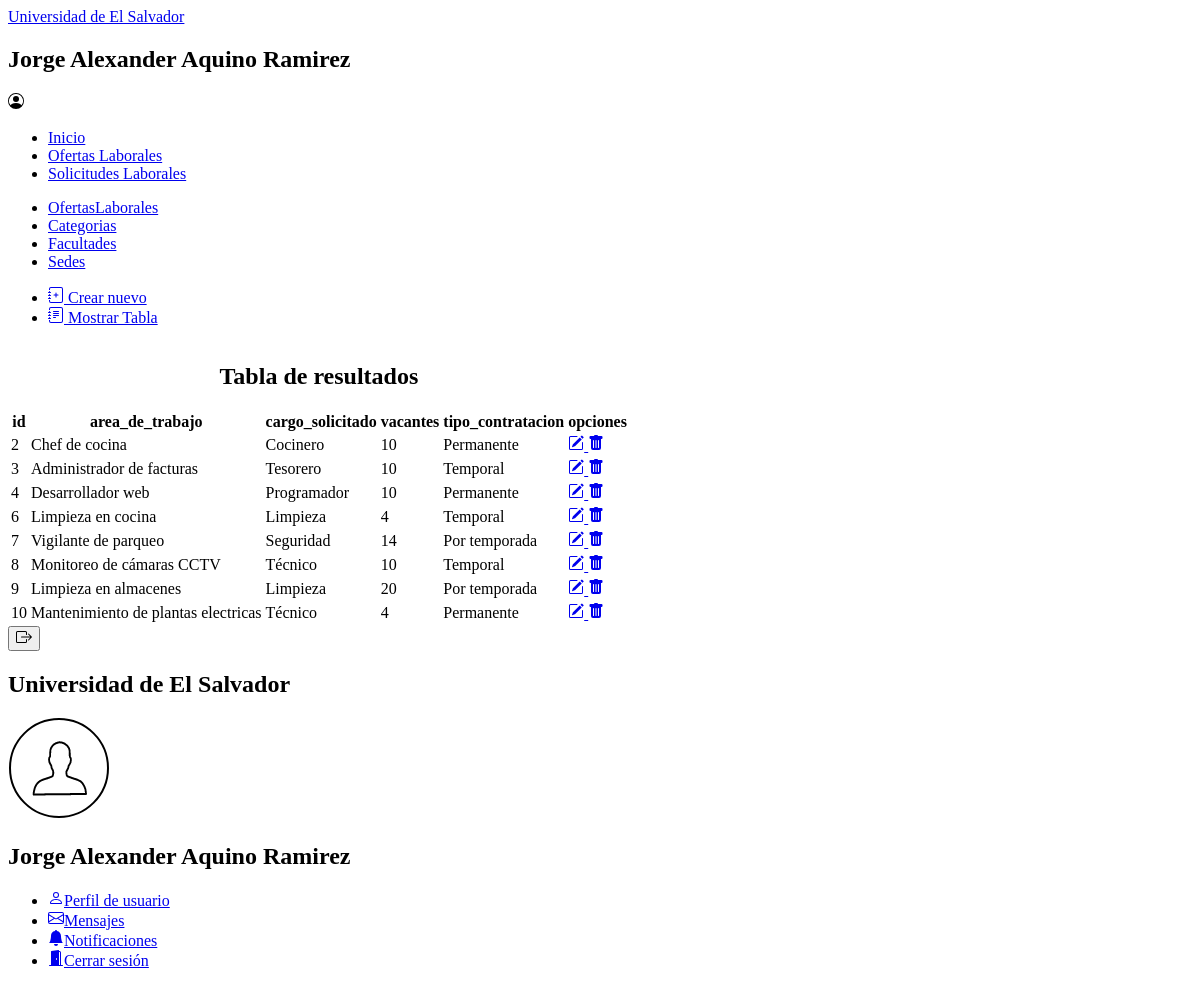
The app's page /inicio/all-ofertaslaborales (signed in), older data.
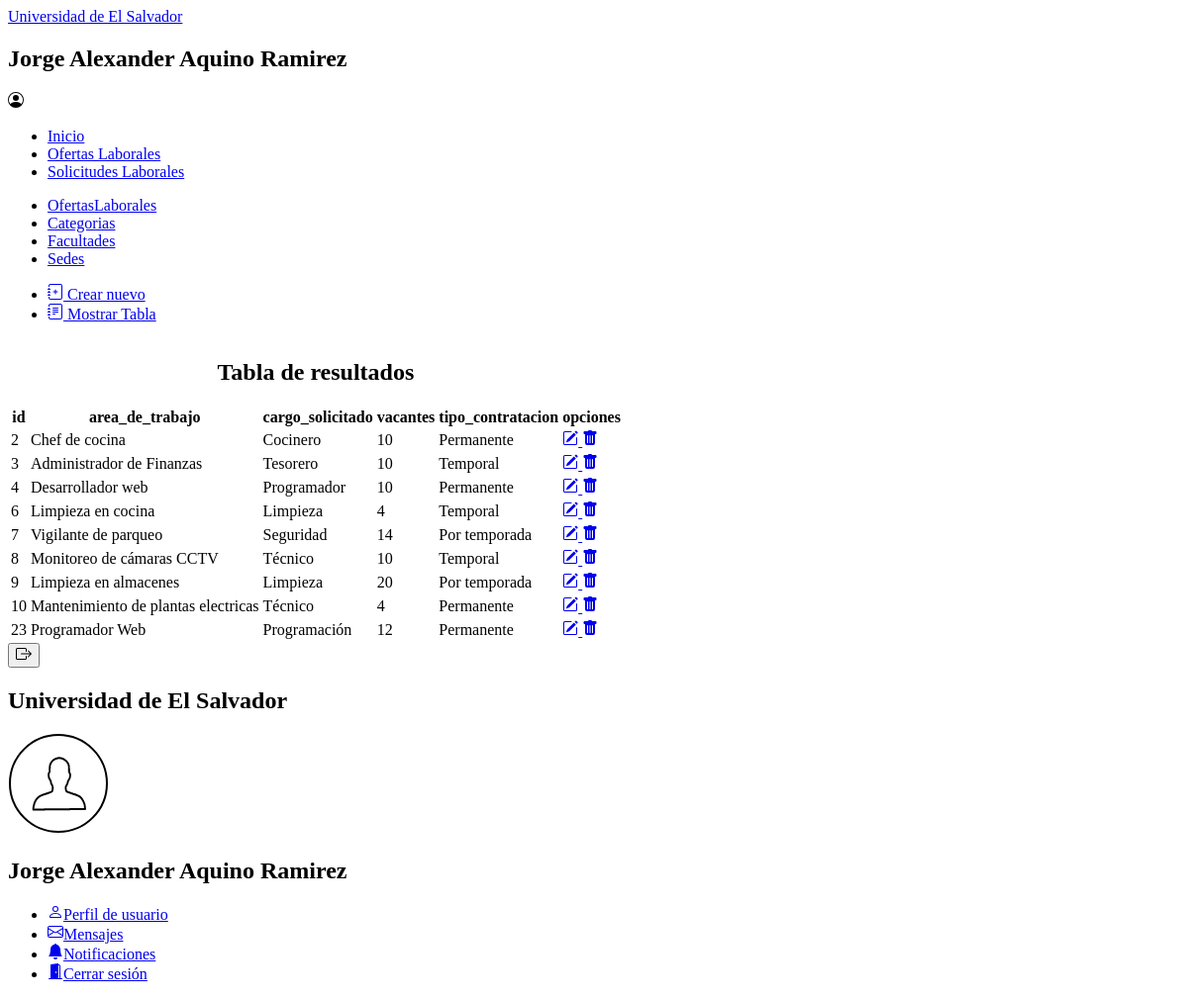
The same page, newer data.
### apps/OfertasLaborales/models.py (models this page shows, shortened)
class OfertaLaboral(models.Model):
    area_de_trabajo = models.CharField(max_length=150, default=None, null=True)
    cargo_solicitado = models.CharField(max_length=150, default=None, null=True)
    vacantes = models.CharField(max_length=150, default=None, null=True)
    tipo_contratacion = models.CharField(max_length=150, default=None, null=True)
    nivel_experiencia = models.CharField(max_length=150, default=None, null=True)
    generos = models.CharField(max_length=150, default=None, null=True)
    edad_solicitada = models.CharField(max_length=150, default=None, null=True)
    salario_minimo = models.DecimalField(max_digits=10000,decimal_places=2,default=0.00, null=True)
    salario_maximo = models.DecimalField(max_digits=10000,decimal_places=2,default=0.00, null=True)
    descripcion = models.CharField(max_length=3000, default=None, null=True)
    categoria = models.ForeignKey(Categoria, on_delete=models.CASCADE)
    facultad = models.ForeignKey(Facultad, on_delete=models.CASCADE)
    sede = models.ForeignKey(Sede, on_delete=models.CASCADE)

### apps/Administracion/views.py (the view)
# urls.py: path('inicio/all-ofertaslaborales', views.OfertasAll.as_view(), name='ofertaslaborales_all'),
class OfertasAll(ObjetosAll):
    model = OfertaLaboral
    objeto = 'OfertaLaboral'
    titulo = 'Listado de Ofertas Laborales'

### apps/Administracion/views.py (called while the page is built)
    def get_context_data(self, **kwargs):
        context = super().get_context_data(**kwargs)
        context["objeto"] = self.objeto
        context["titulo"] = self.titulo
        return context

### templates/Administracion/gestionTabla.html (shortened to what this page needs)
<!DOCTYPE html>
{% extends 'Administracion/gestionregistros.html' %}
{% load compress %}
{% load static %}
{% block main %}
<div class="contenedor-tabla">
    <table class="tabla-formularios">
        <caption>
            <h2>Tabla de resultados</h2>
        </caption>
        <thead>
            {% for field in object_list.values %}
                {% if forloop.last %}
                {% for dato in field.keys %}
                    {% if forloop.counter <= 5 %}
                    <th>{{dato}}</th>
                    {% endif %}
                {% endfor %}
                <th>opciones</th>
                {% endif %}
            {% endfor %}
        </thead>
        <tbody>
            {% for field in object_list.values %}
                <tr>
                    {% for dato in field.values %}
                        {% if forloop.counter <= 5 %}
                            <td>{{dato}}</td>
                        {% endif %}
                    {% endfor %}
                    <td>
                        <a class="btn-table btn-update-tb"
                        {% if objeto == 'OfertaLaboral' %}
                        href="{% url 'ofertaslaborales_update' field.id %}"
                        {% elif objeto == 'Categoria'%}
                        href="{% url 'categorias_update' field.id %}"
                        {% elif objeto == 'Facultad'%}
                        href="{% url 'facultades_update' field.id %}"
                        {% elif objeto == 'Sede'%}
                        href="{% url 'sedes_update' field.id %}"
                        {% endif %}>
                        </a>
                        <a class="btn-table btn-delete-tb"
                         {% if objeto == 'OfertaLaboral' %}
                         href="{% url 'ofertalaboral_delete' field.id %}"
                         {% elif objeto == 'Categoria'%}
                         href="{% url 'categoria_delete' field.id %}"
                         {% elif objeto == 'Facultad'%}
                         href="{% url 'facultad_delete' field.id %}"
                         {% elif objeto == 'Sede'%}
                         href="{% url 'sede_delete' field.id %}"
                         {% endif %}>
                        </a>
                    </td>
                </tr>
            {% endfor %}
        </tbody>
    </table>
</div>
{% endblock main %}

Row changes from the older to the newer data that the page shows:
added OfertaLaboral: keys "id" "area_de_trabajo" "cargo_solicitado" "vacantes" "tipo_contratacion", values "23" "Programador Web" "Programación" "12" "Permanente"
Text that changed along with them:
new list line: "Administrador de Finanzas"
list line gone: "id"
list line gone: "area_de_trabajo"
list line gone: "cargo_solicitado"
list line gone: "vacantes"
list line gone: "tipo_contratacion"
list line gone: "Administrador de facturas"
